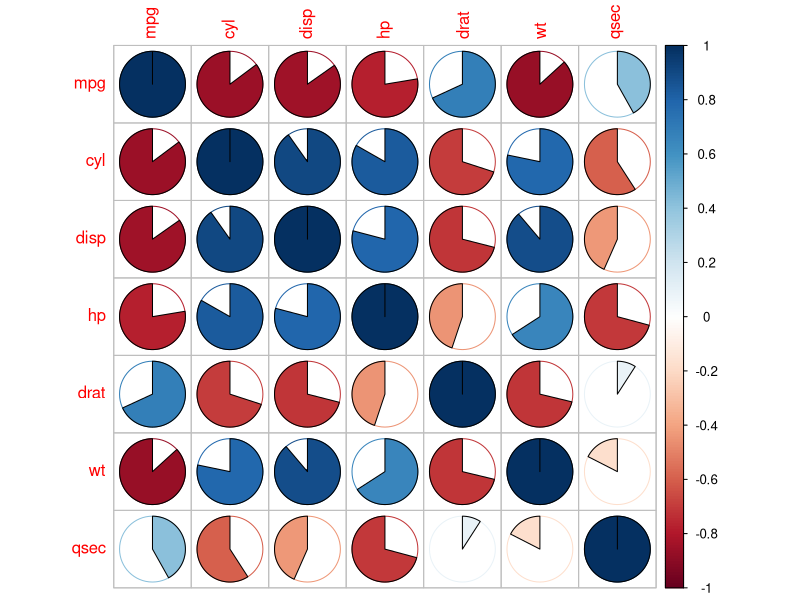

R code for this plot:
data(mtcars) 
head(mtcars) 
input<-mtcars 
input$am <- as.factor(input$am) 
levels(input$am) <-c("AT", "MT")
fit<-lm(mpg~am,data=input) 
summary(fit) 
m3 <- lm(mpg ~ hp + am + wt, data = mtcars)
summary(m3) 
d<-mtcars[c(-11,-10, -9, -8)] 
d 
cr<-cor(d) 
library(corrplot) 
corrplot(cr,method="pie")
